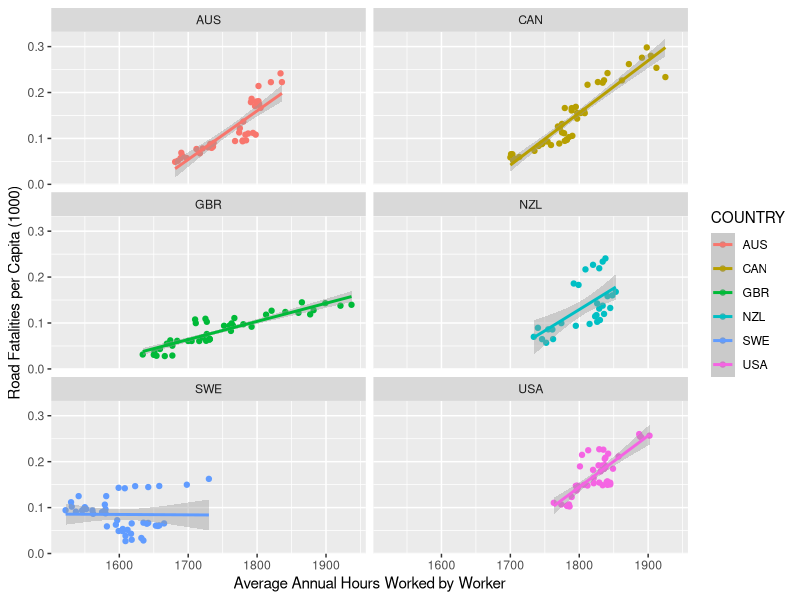

R code for this plot:
## ---- chunk 1
knitr::opts_chunk$set(echo = TRUE)
## ---- chunk 2
library(dplyr)
library(ggplot2)
## ---- chunk 3
toll <- read.csv("traffic_data/OECD_ITF_ROAD_ACCIDENTS.csv", stringsAsFactors = FALSE)
work <- read.csv("traffic_data/OECD_ANHRS.csv", stringsAsFactors = FALSE)
pop <- read.csv("traffic_data/OECD_ALFS_POP_LABOUR.csv", stringsAsFactors = FALSE)
## ---- chunk 4
## road fatalities, as injuries may have reporting issues
deaths <- toll %>% filter(VARIABLE == "T-ACCI-KIL") %>% rename(toll = obsValue) %>%
select(COUNTRY, obsTime, toll)

## total employment rather than dependent
employ <- work %>% filter(EMPSTAT == "TE") %>% rename(hours_worked = obsValue) %>%
select(COUNTRY, obsTime, hours_worked)

## total population
people <- pop %>% filter(SEX=="TT") %>% rename(population = obsValue) %>%
select(COUNTRY = LOCATION, obsTime, population)
## ---- chunk 5
deaths %>% inner_join(people) %>% inner_join(employ) %>%
  mutate(toll_per_cap_1000 = toll/ population) %>%
  filter(COUNTRY %in% c("CAN", "AUS", "USA", "GBR","NZL", "SWE")) %>%
  ggplot(aes(x=hours_worked, y=toll_per_cap_1000, col=COUNTRY)) +
  geom_point() + geom_smooth(method="lm") + xlab("Average Annual Hours Worked by Worker") +
  ylab("Road Fatalities per Capita (1000)") + facet_wrap(~ COUNTRY, ncol=2)
